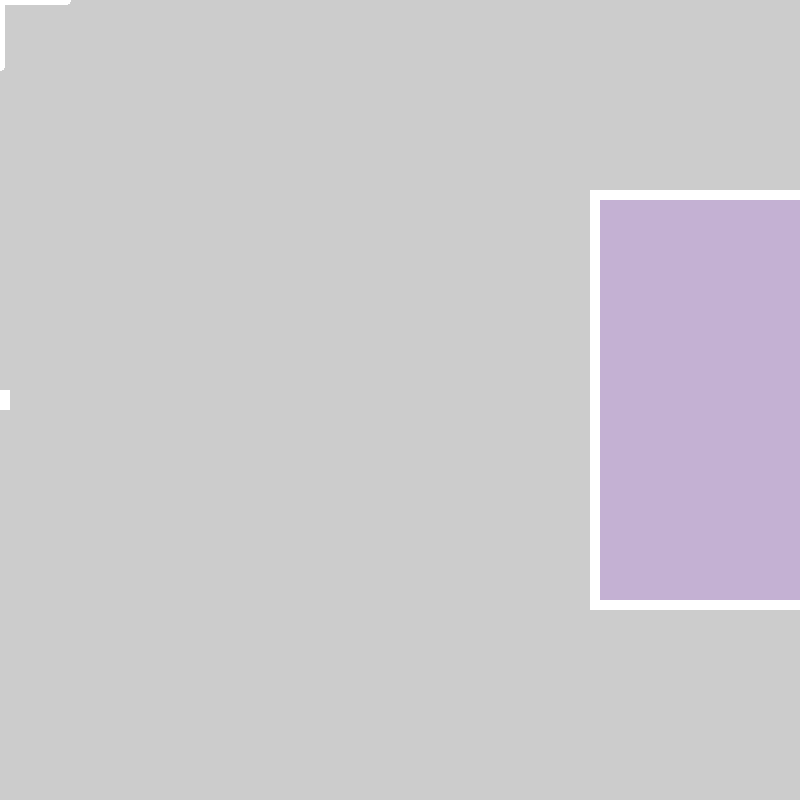
Frame 1 (no input)
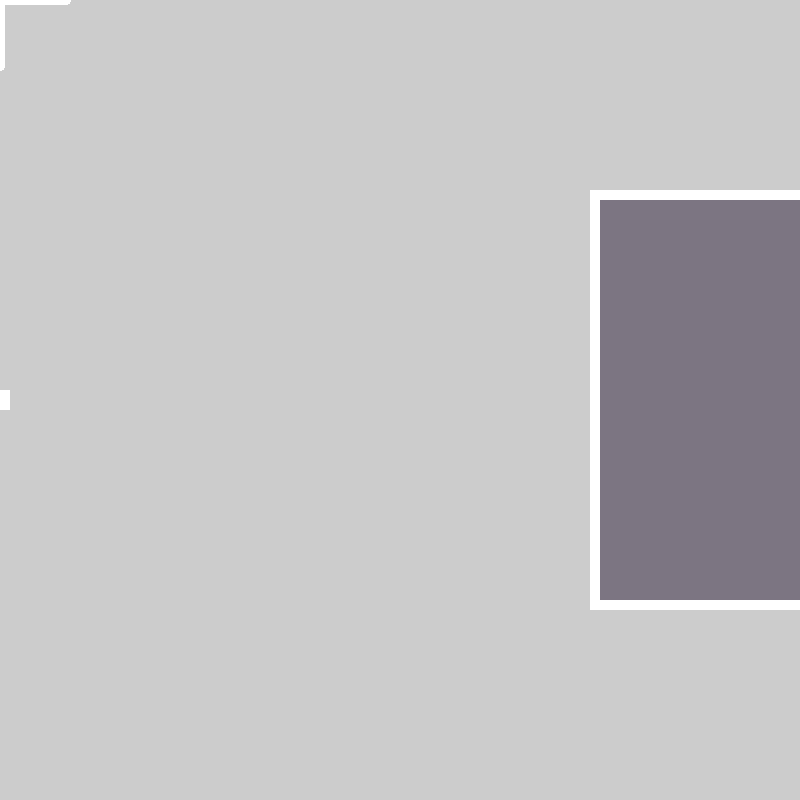
Frame 60 (the mouse pressed at the canvas centre just before this capture)
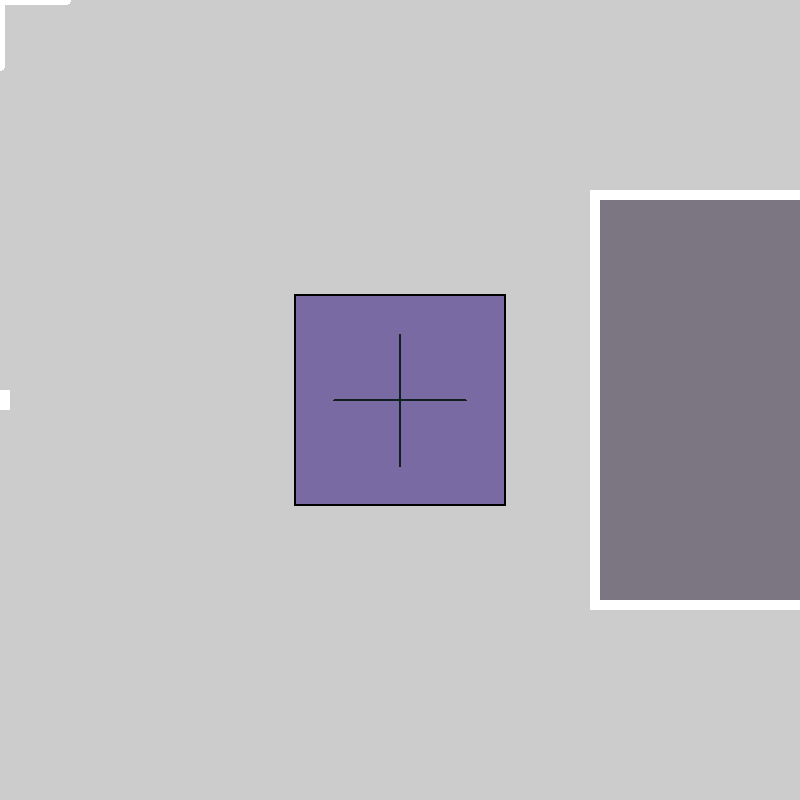
Frame 120 (the mouse held since frame 60 and released just before this capture)

The Processing sketch that drew these frames (run headless with seeded random() and noise(); from frame 60 on, the mouse is pressed at the canvas centre):

// Processing sketch: processing_75677
// ── processing_75677.pde

void setup(){
  //background(0);
  size(800,800);
  fill(126);
  noSmooth();
  rectMode(CENTER);
}

void draw(){
  if(mousePressed){
  stroke(0);
  strokeWeight(2); 
}
  else{
    stroke(255);
    strokeWeight(10);
  }

line(mouseX-66,mouseY,mouseX+66,mouseY);
line(mouseX,mouseY-66,mouseX,mouseY+66);
rect(mouseX, height/2,mouseY/2+10, mouseY/2+10);
fill(255,204);
fill(random(255),random(255),random(255),50);
int inverseX = width-mouseX;
int inverseY = height-mouseY;
rect(inverseX, height/2, (inverseY/2)+10, (inverseY/2)+10);
fill(random(255),random(255),random(255),10);
}
